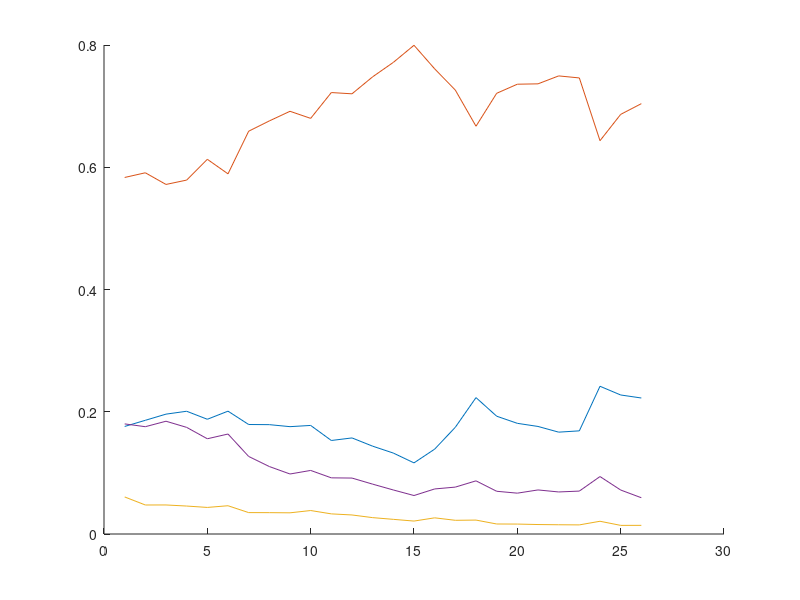

Recreate this plot in MATLAB. (Note: this script raises an error after producing the figure.)
clear all;
tic

Share = zeros(3,26);
Total = zeros(1,26);

% Below are the shares for each source from Excel file "
BOND = ...
    [0.175948933; 0.186016864; 0.196102435; 0.200819714; ...
     0.187709188; 0.200971024; 0.179135059; 0.178899951; ...
     0.175620099; 0.177619811; 0.15299232; 0.157187114; ...
     0.14367909; 0.132409863; 0.116350386; 0.1388344; ...
     0.174642143; 0.223147413; 0.192726727; 0.181062081; ...
     0.17595728; 0.166632798; 0.168755671; 0.241698899; ...
     0.22744274; 0.22250059];
EQTY = ...
    [0.583289668; 0.59095924; 0.571878133; 0.579005368; ...
     0.613002736; 0.589220799; 0.658979725; 0.675800786; ...
     0.691556507; 0.679973742; 0.722208419; 0.720148677; ...
     0.747981213; 0.77157968; 0.799549725; 0.760997813; ...
     0.726216636; 0.667098633; 0.720993562; 0.735862721; ...
     0.736457114; 0.74944883; 0.746134225; 0.643463269; ...
     0.686482919; 0.704033093];
SECR   = ...
    [0.060627914; 0.047470892; 0.047515854; 0.045740744; ...
     0.043476593; 0.04624857; 0.03501517; 0.034926201; ...
     0.034660101; 0.038405214; 0.03292831; 0.031143217; ...
     0.026782249; 0.023981657; 0.021161313; 0.026453445; ...
     0.022411647; 0.0227801; 0.016380423; 0.016253654; ...
     0.015493068; 0.015126987; 0.014899784; 0.020845816; ...
     0.014117398; 0.01415085];
BANK   = ...
    [0.180133485; 0.175553004; 0.184503577; 0.174434173; ...
     0.155811483; 0.163559607; 0.126870046; 0.110373062; ...
     0.098163293; 0.104001233; 0.091870952; 0.091520993; ...
     0.081557449; 0.0720288; 0.062938576; 0.073714343; ...
     0.076729574; 0.086973854; 0.069899287; 0.066821545; ...
     0.072092537; 0.068791385; 0.07021032; 0.093992017; ...
     0.071956943; 0.059315466]; 

        
T=1:26;
periods = ...
    [1985:1:2010]';

figure('Name', 'Financing Shares','OuterPosition',[300 300 1000 750]);
hold on;
hBOND=plot(T',BOND');
hEQTY=plot(T',EQTY');
hSECR=plot(T',SECR');
hBANK=plot(T',BANK');

set(hBOND                             , ...
  'LineStyle'       , '-'            , ...
  'Color'           , rgb('royalblue') , ...
  'LineWidth'       , 1              , ...
  'Marker'          , 'o'            , ...
  'MarkerSize'      , 6              , ...
  'MarkerEdgeColor' , rgb('royalblue') , ...
  'MarkerFaceColor' , rgb('royalblue') );

set(hEQTY                                , ...
  'LineStyle'       , '-'               , ...
  'Color'           , rgb('seagreen') , ...
  'LineWidth'       , 1                 , ...
  'Marker'          , 'o'               , ...
  'MarkerSize'      , 6                 , ...
  'MarkerEdgeColor' , rgb('seagreen') , ...
  'MarkerFaceColor' , rgb('seagreen') );

set(hSECR                          , ...
  'LineStyle'       , '-'         , ...
  'Color'           , rgb('crimson') , ...
  'LineWidth'       , 1           , ...
  'Marker'          , 'o'         , ...
  'MarkerSize'      , 6           , ...
  'MarkerEdgeColor' , rgb('crimson') , ...
  'MarkerFaceColor' , rgb('crimson') );

set(hBANK                          , ...
  'LineStyle'       , '-'               , ...
  'Color'           , rgb('darkorchid'), ...
  'LineWidth'       , 1                 , ...
  'Marker'          , 'o'               , ...
  'MarkerSize'      , 6                 , ...
  'MarkerEdgeColor' , rgb('darkorchid'), ...
  'MarkerFaceColor' , rgb('darkorchid'));

hTitle  = title ('Component Share of Total Financing');
hXLabel = xlabel('Year');
hYLabel = ylabel('Share');

hTEXTbnd = text(4.3,0.23,'Bond');
hTEXTeqt = text(4.3,0.65,'Equity');
hTEXTsec = text(4.3,0.13,'Security');
hTEXTbnk = text(4.3,0.07,'Bank');

% hLegend = legend( ...
%     [hBOND, hEQTY, hSECR, hBANK],...
%     'Bond',...
%     'Equity',...
%     'Security',...
%     'Bank',...
%     'Location','East');
% 
% set([hLegend, gca]             , ...
%     'FontSize'   , 8           );

set([gca,hTitle,hXLabel,hYLabel,hTEXTbnd,hTEXTeqt,hTEXTsec,hTEXTbnk], ...
    'FontName'   , 'computermodern');
set(gca                        , ...
    'FontSize'   , 10          );
set( hTitle                    , ...
    'FontSize'   , 12          );
set([hXLabel,hYLabel], ...
    'FontSize'   , 10          );
set([hTEXTbnd,hTEXTeqt,hTEXTsec,hTEXTbnk], ...
    'FontSize'   , 8           );


set(gca, ...
  'Box'         , 'off'     , ...
  'TickDir'     , 'out'     , ...
  'TickLength'  , [.01 .01] , ...
  'XMinorTick'  , 'off'     , ...
  'YMinorTick'  , 'on'      , ...
  'YGrid'       , 'on'      , ...
  'XColor'      , [.3 .3 .3], ...
  'YColor'      , [.3 .3 .3], ...
  'XLim'        , [0 27]    , ...
  'XTick'       , 1:2:26    , ...
  'YLim'        , [0 1]     , ...
  'YTick'       , 0:0.1:1   , ...
  'LineWidth'   , 1         );

set(gca,'XTickLabel',periods(1:2:26));

set(gcf, 'PaperPositionMode', 'auto');
print -dpng liab_share.png
hold off;
close;

toc




